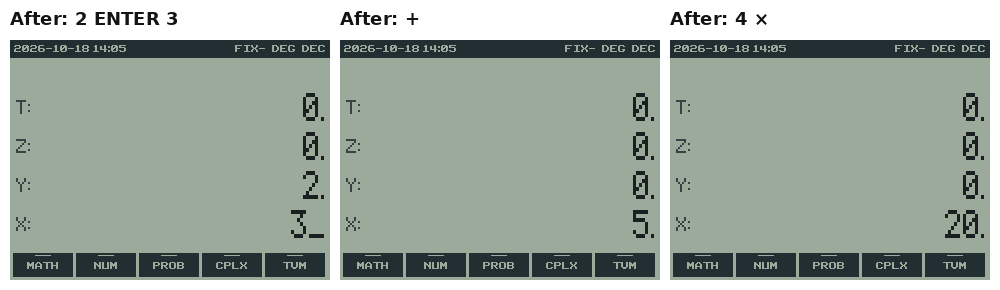
#> input picture assets/guide/stack-example.png, 1000 x 290 px, given in place of display-anatomy.png, which was not available
$ python -i shots.py   (imports and definitions only)
#> lines starting #> are read from the running program, lines starting #| are printed output that depends on the picture
"""The user guide's screenshots: keystroke sequences run on rpnCE's real code.

Each sequence starts from a fresh calculator: DEC, DEG, ALL (all digits),
a four-level stack, the clock at 2026-10-19 09:30, and the TI-OS TVM values
at their defaults (P/YR = C/YR = 12).

Tokens (see run.py):
  12.5          typed digit by digit
  ENTER + - × ÷ ^ CHS , . ( ) x² x⁻¹ SIN COS TAN LN LOG STO 2ND ALPHA
  DEL CLEAR VARS MATH MODE STAT APPS PRGM XTθn UP DOWN LEFT RIGHT ON
  [LABEL]       the menu key under LABEL (as spelled in menus/menus.txt)
  @HOME>A>B     go to that menu (row 1)
  >name         snapshot to assets/guide/screens/name.png
  !name         the frame shown while a completed prompt flashes
A sequence starting with NO_RES runs without the RPNCEres appvar.
"""
import os

FIX4 = 'MODE [FIX] 4 MATH'          # FIX 4, back to HOME
FIX4_DEG = 'MODE [FIX] 4 [DEG] MATH'
COMPLEX4 = f'{FIX4_DEG} MODE [RRES] [RECT] MATH'
PI = '2ND ^'
RCL = '2ND STO'
SQRT = '2ND x²'
LASTX = '2ND CHS'
HELP_KEY = '2ND 0'
DOTS_MODE = 'MODE DOWN DOWN DOWN [".."]'    # DATE objects as readable text

# ---------------------------------------------------------------------------
# Menu rows (RPN83P style): NAME-1.png ... for each row, and NAME.png for the
# parent's row with this menu's key outlined in red.
# ---------------------------------------------------------------------------
def _all_menus():
    """Every menu in menus/menus.txt, as a path of labels."""
    import sys
    sys.path.insert(0, os.path.join(os.path.dirname(os.path.abspath(__file__)), '..'))
    import genmenu
    out = []

    def walk(g, path):
        out.append(path)
        for row in g.rows:
            for n in row:
                if isinstance(n, genmenu.Group):
                    walk(n, path + [n.label])
    for r in genmenu.parse():
        walk(r, [r.label])
    return out


# [1 line that did not run here, left out]

# ---------------------------------------------------------------------------
# Screens
# ---------------------------------------------------------------------------
SEQUENCES = [
    # 2. Installation: the first run
    '>install-first-run',

    # 3. First calculations
    f'{FIX4_DEG} CLEAR CLEAR >first-prepare',
    f'{FIX4_DEG} 2 ENTER >first-add-1 3 + >first-add-2 4 × >first-add-3',
    f'{FIX4_DEG} 3 ENTER 4 + >first-sums-1 5 ENTER 6 + >first-sums-2 × >first-sums-3',
    f'{FIX4_DEG} 30 SIN >first-sin',
    f'{FIX4_DEG} 9 {SQRT} >first-sqrt',
    f'{FIX4_DEG} [MATH] 3 [X^3] >first-cube',
    f'{FIX4_DEG} 5 STO MATH !first-sto-flash CLEAR >first-sto-2 {RCL} MATH >first-rcl',
    f'{FIX4_DEG} {PI} 2ND ENTER >first-show',
    f'{FIX4_DEG} {HELP_KEY} >first-help',

    # 4. The display
    f'{FIX4} 1264.136 ENTER 2 CHS ENTER 3 ÷ {PI} {RCL} ÷ MATH >display-anatomy',
    f'{FIX4_DEG} >display-status-1',
    f'{FIX4} MODE [RAD] [CRES] [PRAD] 2ND >display-status-2',
    'MODE [SCI] 3 [DEG] [CRES] [PDEG] @HOME>BASE [HEX] [BCFS] [SCF] ALPHA >display-status-3',
    '4294967295 @HOME>BASE [BIN] >display-scroll',
    f'{FIX4} 1264.136 ENTER 2 CHS ENTER 3 ÷ {PI} MODE DOWN DOWN >tint-1 [TINT] >tint-2 [TINT] >tint-3 '
    '[TINT] >tint-4 [TINT] >tint-5 [TINT] >tint-6 [TINT] >tint-7 [TINT] >tint-8 [TINT] >tint-9',

    # 5. Entering numbers
    f'{FIX4} 6.02 >entry-exp-1 , >entry-exp-2 2 CHS >entry-exp-3 ENTER >entry-exp-4',

    # 6. The RPN stack
    '2 ENTER 3 >stack-ex-1 + >stack-ex-2 4 × >stack-ex-3',
    '3 ENTER 4 + >stack-sums-1 5 ENTER 6 + >stack-sums-2 × >stack-sums-3',
    f'{FIX4} CLEAR CLEAR 2 ENTER >stack-levels-1 3 >stack-levels-2 + >stack-levels-3 '
    '4 >stack-levels-4 × >stack-levels-5',
    f'{FIX4} 2 ENTER ENTER ENTER >stack-const-1 × >stack-const-2 × >stack-const-3 × >stack-const-4',
    f'{FIX4} 12 ENTER 3 ÷ >stack-lastx-1 {LASTX} × >stack-lastx-2 {LASTX} × >stack-lastx-3',

    # 7. Menus and HELP
    f'{FIX4_DEG} MODE >menus-mode',
    f'{HELP_KEY} >menus-help-1',
    f'{HELP_KEY} UP >menus-help-about',

    # 8. Registers
    f'{FIX4} 12.5 STO >reg-sto-prompt MATH !reg-sto-flash',
    f'{FIX4} 100 STO MATH >reg-acc-1 25 STO + MATH >reg-acc-2 {RCL} MATH >reg-acc-3 '
    f'5 >reg-acc-4 {RCL} ÷ MATH >reg-acc-5',
    f'{FIX4} MODE DOWN DOWN 41 [RSIZ] MATH 41 STO . 123 STO 2ND . CLEAR {RCL} 2ND . >reg-extra-1 '
    'VARS >reg-extra-2',
    f'{FIX4} @HOME>UNIT [LENG] 12 [ft] STO MATH CLEAR 41 STO . CLEAR @HOME>TVM 360 [N] 6.5 [I%YR] '
    'MATH CLEAR VARS >reg-vars',

    # 9. Settings
    '.000012345 ENTER 1234.5678 ) >settings-fmt-all MODE [FIX] 2 >settings-fmt-fix2 [SCI] 3 '
    '>settings-fmt-sci3 [ENG] 2 >settings-fmt-eng2',
    '1 ENTER 7 ÷ MODE [FIX] 4 >settings-pres-1 [SCI] 4 >settings-pres-2 [ENG] 4 >settings-pres-3 '
    '2ND ENTER >settings-pres-4 [FIX] . 2 >settings-pres-5',

    # 10. Mathematics
    f'{FIX4} @HOME>NUM 85 ENTER 7.5 >math-pct-1 [%] >math-pct-2 + >math-pct-3',
    f'{FIX4} @HOME>NUM 95 ENTER 114 [%CH] >math-pctch',
    f'{FIX4} @HOME>NUM 18 ENTER 24 [GCD] >math-gcd 18 ENTER 24 [LCM] >math-lcm',
    '@HOME>NUM 91 [PRIM] >math-prim-1 ÷ >math-prim-2 [PRIM] >math-prim-3',
    f'{FIX4_DEG} @HOME>CONV 4 ENTER 3 >math-pol-1 [{{to}}POL] >math-pol-2 [{{to}}REC] >math-pol-3',
    f'{FIX4} @HOME>CONV 1.3 [{{to}}HR] >math-hms-1 1.45 ENTER .3 [HMS+] >math-hms-2',

    # 11. Complex numbers: the manual's entry, arithmetic, functions and modes
    f'{COMPLEX4} @HOME>CPLX 3 2ND . 4 >complex-entry ENTER >complex-values '
    f'2 + >complex-add x² >complex-square {LASTX} >complex-lastx',
    f'{COMPLEX4} 1 2ND . 1 LN >complex-ln 2ND LN >complex-exp '
    '1 2ND . 1 ENTER 2 ^ >complex-power',
    *[f'{COMPLEX4} @HOME>CPLX 3 2ND . 4 ENTER [{label}] >complex-{name}'
      for label, name in [('REAL', 'real'), ('IMAG', 'imag'), ('CONJ', 'conj'),
                          ('CABS', 'abs'), ('CANG', 'angle')]],
    f'{COMPLEX4} 4 CHS {SQRT} >complex-rres CLEAR MODE [CRES] MATH {SQRT} '
    '>complex-cres 1 CHS LN >complex-log',
    f'{COMPLEX4} 3 2ND . 4 ENTER MODE [RECT] >complex-rect [PRAD] >complex-prad '
    '[PDEG] >complex-pdeg [CRES] >complex-cres-pdeg [RECT] >complex-cres-rect '
    '[PRAD] >complex-cres-prad',
    f'{COMPLEX4} 3 2ND . 4 ENTER MODE [PRAD] MATH @HOME>CPLX [CANG] '
    '>complex-angle-prad-deg',
    f'{COMPLEX4} MODE [RAD] [PDEG] MATH 3 2ND . 4 ENTER @HOME>CPLX [CANG] '
    '>complex-angle-pdeg-rad',
    f'{COMPLEX4} 12.3456 2ND . .0123456 ENTER MODE [FIX] 2 >complex-format-fix2 '
    '[SCI] 2 >complex-format-sci2 [ENG] 2 >complex-format-eng2 [FIX] . 2 '
    '>complex-format-all MODE DOWN DOWN DOWN [,] >complex-format-comma',
    f'{COMPLEX4} 3 2ND . 4 ENTER MODE [PRAD] MATH 2ND ENTER >complex-prad-show',
    f'{COMPLEX4} 3 ENTER 4 >complex-link-before 2ND XTθn >complex-link-joined '
    '2ND XTθn >complex-link-split',
    f'{COMPLEX4} 2 2ND APPS 90 ENTER >complex-polar-entry',
    f'{COMPLEX4} 3 2ND . 4 ENTER STO MATH >complex-store CLEAR {RCL} MATH '
    '>complex-recall VARS >complex-vars',
    f'{COMPLEX4} 2ND . ENTER x² @HOME>NUM [ABS] >complex-zero-type CLEAR '
    '@HOME>CPLX [REAL] >complex-zero-real',
    f'{HELP_KEY} '+ 'DOWN ' * 7 + '>complex-help',
    f'{HELP_KEY} '+ 'DOWN ' * 23 + '>status-help',

    # 12. BASE
    '255 ENTER 4895 ENTER 5133136320 @HOME>BASE [HEX] >base-hex',
    '@HOME>BASE [DEC] 8 [BCFS] [WSIZ] ON [HEX] ALPHA COS ALPHA COS ENTER >base-ovf-1 2 + >base-ovf-2 '
    '[DEC] >base-ovf-3',
    '@HOME>BASE [DEC] 8 [BCFS] [WSIZ] ON [HEX] ALPHA APPS 6 ENTER 6 5 >base-mask-1 [LOGI] [AND] '
    '>base-mask-2 ON [BIN] >base-mask-3 [DEC] >base-mask-4',
    '17 ENTER 5 @HOME>BASE [BFCN] [BDIV] >base-bdiv',

    # 13. Statistics
    f'{FIX4} STAT [CL{{sigma}}] [ALL{{sigma}}] [CFIT] [LINF] ON 3.1 ENTER 1 [{{sigma}}+] '
    '>stat-entry-1 4.9 ENTER 2 [{sigma}+] 7.2 ENTER 3 [{sigma}+] 8.8 ENTER 4 [{sigma}+] '
    '11.1 ENTER 5 [{sigma}+] >stat-entry-5 [MEAN] >stat-mean [CFIT] [SLOP] >stat-slop '
    '[YINT] >stat-yint 6 [X{to}Y] >stat-forecast',

    # 14. TVM
    f'{FIX4} @HOME>TVM [CLTV] [RSTV] 360 [N] >tvm-loan-1 6.5 [I%YR] >tvm-loan-2 200000 [PV] '
    '>tvm-loan-3 0 [FV] >tvm-loan-4 [PMT] >tvm-loan-5 6 [I%YR] [PMT] >tvm-loan-6',
    f'{FIX4} @HOME>TVM [CLTV] [RSTV] 1 [P/YR] 1 [C/YR] 10 [N] 5 [I%YR] 1000 CHS [PV] 0 [PMT] '
    '[FV] >tvm-save',
    f'{FIX4} @HOME>TVM [CLTV] [RSTV] 60 [N] 25000 [PV] 480 CHS [PMT] 0 [FV] [I%YR] >tvm-rate',

    # 15. Units
    f'{FIX4} @HOME>UNIT [LENG] 12 [ft] ENTER [m] >units-convert',
    f'{FIX4} @HOME>UNIT [LENG] 6 [ft] 2 [in] + >units-arith-1 3 ÷ >units-arith-2 [in] >units-arith-3',
    f'{FIX4} @HOME>UNIT [LENG] 12 [ft] >units-store-1 STO MATH >units-store-2 CLEAR >units-store-3 '
    f'{RCL} MATH >units-store-4 [m] >units-store-5',
    f'{FIX4} @HOME>UNIT>ENER 2 [kWh] >units-energy-1 2000 [kcal] >units-energy-2 @HOME>NUM [%CH] '
    '>units-energy-3',

    # 16. Dates and times (Time, DayOfWeek and Duration started with their
    # menu keys)
    f'{DOTS_MODE} @HOME>DATE>D [D{{}}] 2024 , 3 , 14 ENTER @HOME>DATE>T [T{{}}] 15 , 36 , 1 ENTER '
    '@HOME>DATE>DW [DW{}] 4 ENTER @HOME>DATE>DR [DR{}] 285 , 8 , 23 , 59 '
    f'{DOTS_MODE} >date-strings',       # the mode key completes the entry without moving the stack
    f'{DOTS_MODE} MATH 2ND ( 2024 , 3 , 14 ENTER >date-days-1 100 + >date-days-2 '
    '@HOME>DATE>D [DOW] >date-days-3',
    '@HOME>DATE>T [T{}] 12 , 47 , 0 ENTER [T{}] 20 , 17 , 0 - >date-tdiff-1 @HOME>DATE>DR [SEC{to}] '
    '>date-tdiff-2',
    '2ND ( 2024 , 3 , 14 , 15 , 36 , 1 , 7 CHS , 0 ENTER 13 × >date-cvtz-1 x⁻¹ >date-cvtz-2 '
    '@HOME>DATE>DT [DLNK] >date-cvtz-3',

    # 17. Troubleshooting
    f'{FIX4} 2 CHS {SQRT} >trouble-domain',
    '2ND ( 2024 , 2 , 30 ENTER >trouble-invalid',
    'NO_RES >trouble-no-res',

]


# ---------------------------------------------------------------------------
# Combined images
# ---------------------------------------------------------------------------
def _font(size, bold=False):
    from PIL import ImageFont
    for name in (['DejaVuSans-Bold.ttf', 'Arial Bold.ttf', 'arialbd.ttf'] if bold else
                 ['DejaVuSans.ttf', 'Arial.ttf', 'arial.ttf']):
        for d in ('/usr/share/fonts/truetype/dejavu', '/Library/Fonts', 'C:/Windows/Fonts', ''):
            try:
                return ImageFont.truetype(os.path.join(d, name), size)
            except OSError:
                pass
    return ImageFont.load_default()


def compose(screens):
#> called with screens = '../../assets/guide/stack-example.png'
    from PIL import Image, ImageDraw

    # the parts of the screen, labelled (chapter 4)
    shot = Image.open(os.path.join(screens, 'display-anatomy.png')).convert('RGB')
#> shot is the input picture: PIL image 1000x290 RGB; mean R, G, B 158.6, 169.3, 159.8
    img = Image.new('RGB', (shot.width + 500, shot.height + 20), (255, 255, 255))
#> img: PIL image 1500x310 RGB; every value is 255
    img.paste(shot, (0, 0))
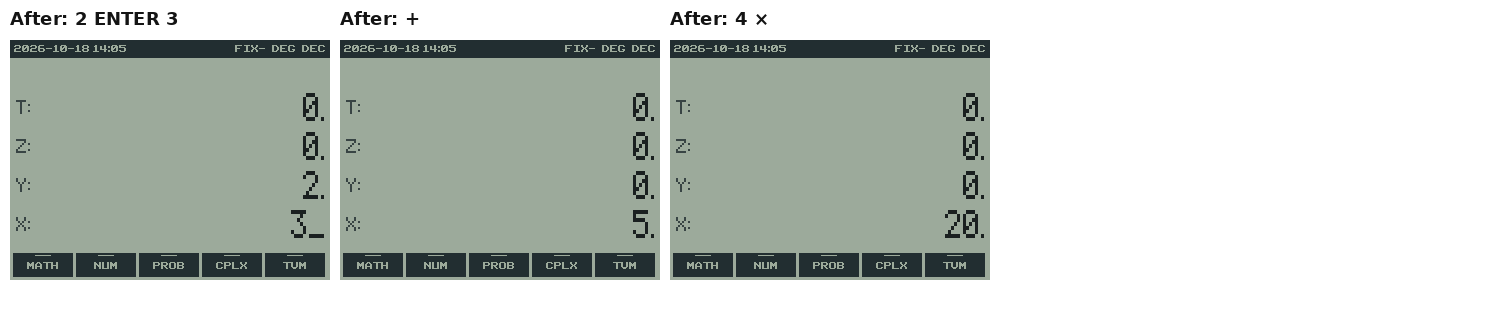
#> img: PIL image 1500x310 RGB; mean R, G, B 194.8, 201.6, 195.6
    d = ImageDraw.Draw(img)
    title, body = _font(26, True), _font(22)
    x = shot.width + 60
#> x = 1060
    # (y of the screen area, y of the text block, title, lines)
    for y, top, name, lines in [(18, 0, 'Status bar', ['clock and format; optional RAD,', 'base, carry, complex modes']),
                                (66, 62, 'Message line', ['errors, SHOW, warnings;',
                                                          '↓↑: the menu has more rows']),
                                (250, 226, 'Stack', ['T, Z, Y and X', '(X is the bottom row)']),
                                (450, 432, 'Menu row', ['the five keys Y= … GRAPH'])]:
        d.line([shot.width + 8, y, x - 10, top + 14], fill=(90, 90, 90), width=3)
        d.text((x, top), name, fill=(20, 20, 20), font=title)
        for k, line in enumerate(lines):
            d.text((x, top + 32 + k * 28), line, fill=(70, 70, 70), font=body)
    img.quantize(colors=128, dither=Image.Dither.NONE).save(
        os.path.join(screens, 'display-anatomy-labelled.png'), optimize=True)
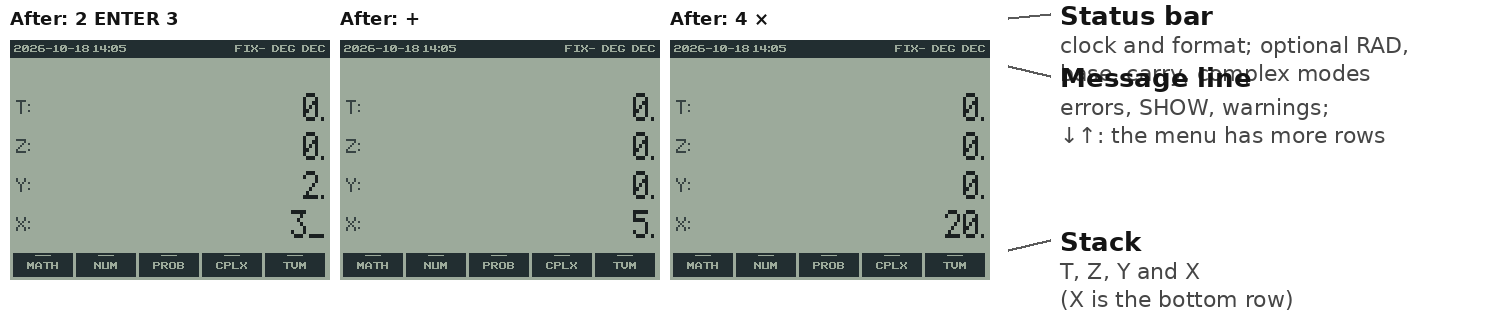
#> saved as display-anatomy-labelled.png: PIL image 1500x310 P; mean R, G, B 190.4, 197.2, 191.2

    def load(name):
#> called with name = 'display-status-1'
        return Image.open(os.path.join(screens, name + '.png')).convert('RGB')
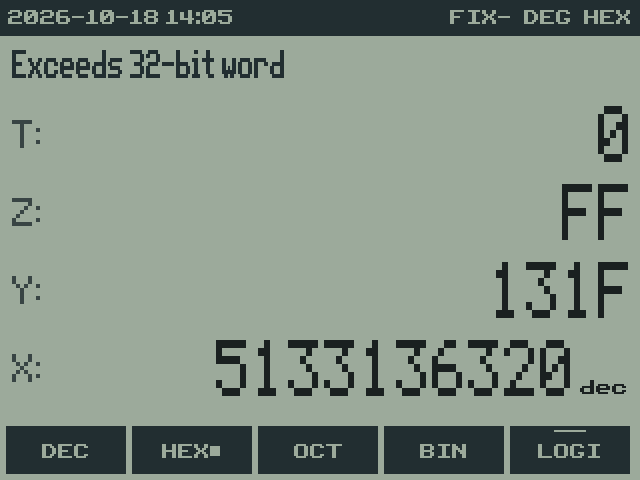
#> input picture assets/guide/base-hex.png, 640 x 480 px, given in place of display-status-1.png, which was not available
#> returned value is the input picture: PIL image 640x480 RGB; mean R, G, B 130.7, 144.1, 132.7

    # the status bar in three states, stacked
    bars = [load(f'display-status-{i}').crop((0, 0, 640, 36)) for i in (1, 2, 3)]
    img = Image.new('RGB', (640, 3 * 36 + 2 * 8), (255, 255, 255))
    for i, b in enumerate(bars):
        img.paste(b, (0, i * 44))
    img.quantize(colors=64, dither=Image.Dither.NONE).save(
        os.path.join(screens, 'display-status.png'), optimize=True)

#> (the run stopped early here; a loop or call above may not have finished)
